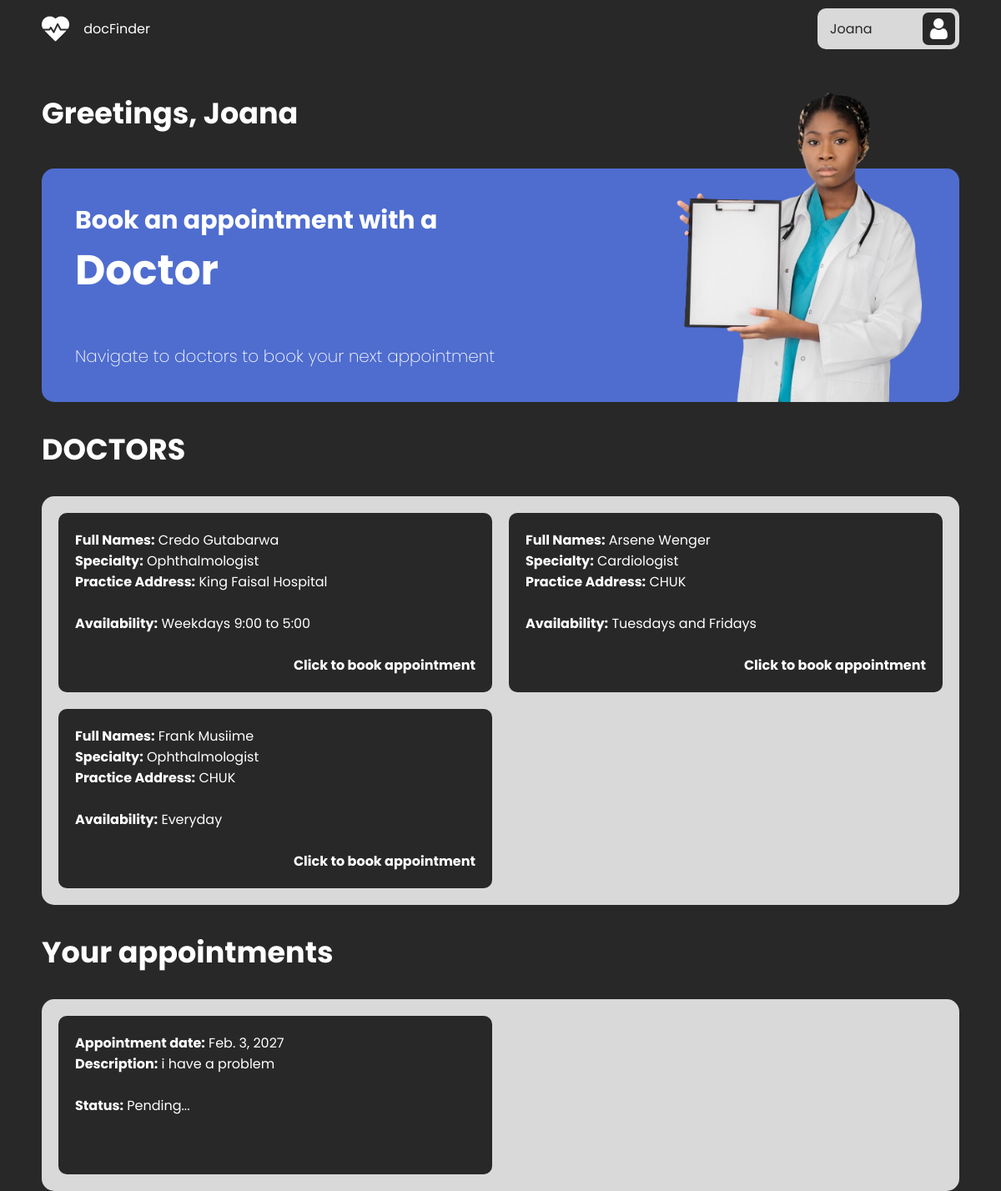
Page /pat-home/ (signed in) on the committed database.
### users/models.py (models this page shows)
class MyUser(AbstractBaseUser):
    email = models.EmailField(
        verbose_name='email address',
        max_length=255,
        unique=True,
    )
    first_name = models.CharField(max_length=50)
    last_name = models.CharField(max_length=50)
    is_active = models.BooleanField(default=True)
    is_admin = models.BooleanField(default=False)
    is_patient = models.BooleanField(default=True)
    is_doctor = models.BooleanField(default=False)
    objects = MyUserManager()
    USERNAME_FIELD = 'email'
    REQUIRED_FIELDS = ['first_name', 'last_name', 'is_patient', 'is_doctor']

### doctors/models.py (models this page shows, shortened)
class Doctor(models.Model):
    user = models.OneToOneField(MyUser, on_delete=models.CASCADE)
    choices = [
        ('General Practitioner' , 'General Practitioner'),
        ('Pediatrician' , 'Pediatrician'),
        ('Ophthalmologist' , 'Ophthalmologist'),
        ('Dermatologist' , 'Dermatologist'),
        ('Cardiologist' , 'Cardiologist'),
    ]
    specialty = models.CharField(max_length=50, choices=choices, default='General Practitioner')
    medical_license_number = models.CharField(max_length=10)
    practice_address = models.CharField(max_length=50)
    availability = models.CharField(max_length=80)

### appointments/models.py (models this page shows, shortened)
class Appointment(models.Model):
    doctor = models.ForeignKey(Doctor, on_delete=models.CASCADE)
    patient = models.ForeignKey(Patient, on_delete=models.CASCADE)
    date = models.DateField()
    description = models.TextField()
    status = models.CharField(max_length=10, default='Pending...')
    feedback = models.TextField(null=True, default='Write Your Feedback here.')

### base/views.py (the view)
# urls.py: path('pat-home/', patientPage, name='patient'),
@login_required(login_url='signin')
def patientPage(request):
    doctor = Doctor.objects.all()
    appointments = Appointment.objects.all()
    return render(request, 'pat-home.html', {'doctors': doctor, 'appointments' : appointments})

### templates/pat-home.html (shortened to what this page needs)
{% extends "main.html" %}
{% load static %}
{% block content %}
</head>
<body>
    <nav>
        <div class="logo">
            <img src="{% static "img/logo.png" %}" alt="">
            <span>docFinder</span>
        </div>
        <a href="{% url "signout" %}">
            <div class="account">
                <span>{{ request.user.first_name }}</span>
                <img src="{% static "img/user.png" %}" alt="">
            </div>
        </a>
    </nav>
    <div class="greeting">
        <span>Greetings, {{ request.user.first_name }}</span>
    </div>
    <div class="content">
        <h3>Book an appointment with a</h3>
        <h1>Doctor</h1>
        <p>Navigate to doctors to book your next appointment</p>
        <img src="{% static "img/doc.png" %}" alt="">
    </div>
    <div class="greetings">
        <span>DOCTORS</span>
    </div>
    <div class="appointments">
        {% for doctor in doctors %}
        <a href="{% url "book" doctor.id %}">
            <div class="appointment">
                <div class="text">
                    <p><b>Full Names:</b> {{ doctor.user.first_name }} {{ doctor.user.last_name }} </p>
                    <p><b>Specialty:</b> {{ doctor.specialty }}</p>
                    <p><b>Practice Address:</b> {{ doctor.practice_address }}</p><br>
                    <p><b>Availability:</b> {{ doctor.availability }} </p><br><br>
                    <b id="link">Click to book appointment</b>
                </div>
            </div>
        </a>
        {% endfor %}
    </div>
    <div class="greetings">
        <span>Your appointments</span>
    </div>
    <div class="appointments">
        {% for appointment in appointments %}
            <div class="appointment">
                <div class="text">
                    <p><b>Appointment date:</b> {{ appointment.date }}</p>
                    <p><b>Description:</b> {{ appointment.description }}</p><br>
                    <p><b>Status:</b> {{ appointment.status }} </p><br><br>
                </div>
            </div>
        {% endfor %}
    </div>
</body>
{% endblock content %}

### templates/main.html (shortened to what this page needs)
<!DOCTYPE html>
<html lang="en">
<head>
{% block content %}
{% endblock content %}
</html>

### templates/pat-home.html (style rules this page uses)
* { font-family: Poppins; padding: 0; margin: 0; }
body { background-color: #282828; margin: 0; }
.logo { display: flex; align-items: center; justify-content: space-between; width: max-content; min-width: 130px; color: white; }
.logo img { width: 33px; }
.account { background-color: #D9D9D9; width: 150px; height: max-content; display: flex; justify-content: space-between; align-items: center; padding: 5px 5px 5px 15px; border-radius: 10px; }
.account img { background-color: #282828; width: 25px; border-radius: 7px; padding: 7px; }
nav { display: flex; justify-content: space-between; width: 95%; max-width: 1100px; margin: auto; padding: 10px; }
.greeting span { color: white; font-weight: bold; font-size: 35px; }
.greeting { width: 95%; max-width: 1100px; margin: auto; padding: 40px 0 40px 0; }
.greetings { width: 95%; max-width: 1100px; margin: auto; padding: 30px 0; }
.greetings span { color: white; font-weight: bold; font-size: 35px; }
.content { color: white; width: 95%; max-width: 1020px; margin: auto; padding: 40px; background-color: #4f6dcf; border-radius: 15px; position: relative; }
.content h1 { font-size: 50px; }
.content h3 { font-size: 30px; }
.content p { margin-top: 50px; font-size: 20px; font-weight: 200; }
.content img { position: absolute; width: 400px; bottom: 0; right: 0; }
.appointments { color: #282828; width: 95%; max-width: 1060px; margin: 0px auto; padding: 20px; background-color: #D9D9D9; border-radius: 15px; position: relative; display: flex; flex-direction: row; flex-wrap: wrap; gap: 20px; }
.appointment { cursor: pointer; color: white; background-color: #282828; width: 480px; padding: 20px; border-radius: 10px; position: relative; transition: .3s; }
.appointment::after { content: ''; width: 400px; }
a { text-decoration: none; }
.text b#link { position: absolute; bottom: 20px; right: 20px; }
a { text-decoration: none; color: #282828; }

### rows in the picture
MyUser: user.first_name "Joana"
Doctor: user.first_name "Credo", user.last_name "Gutabarwa", specialty "Ophthalmologist", practice_address "King Faisal Hospital", availability "Weekdays 9:00 to 5:00"
Doctor: user.first_name "Arsene", user.last_name "Wenger", specialty "Cardiologist", practice_address "CHUK", availability "Tuesdays and Fridays"
Doctor: user.first_name "Frank", user.last_name "Musiime", specialty "Ophthalmologist", practice_address "CHUK", availability "Everyday"
Appointment: date "Feb. 3, 2027", description "i have a problem", status "Pending..."
